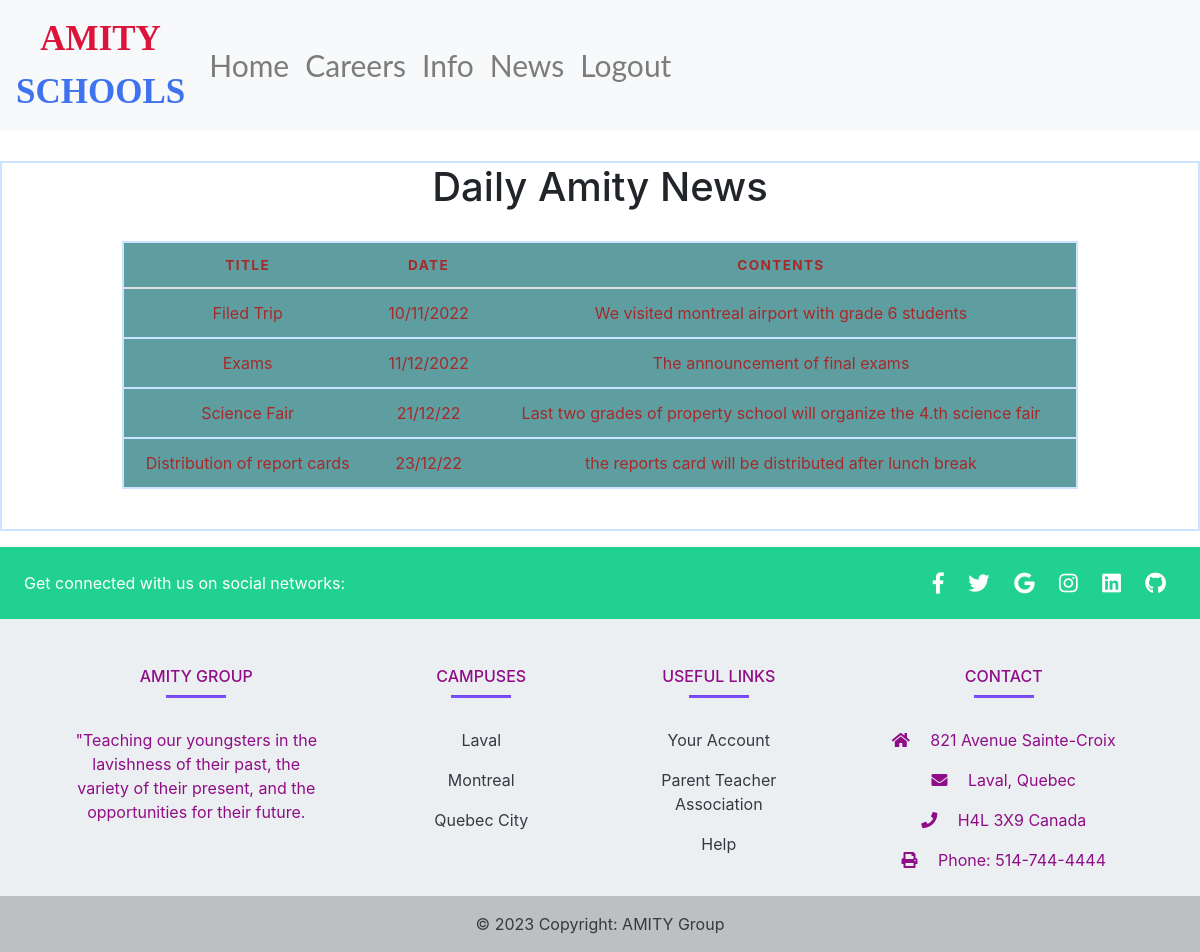
Screenshot of /news (signed in) with the database file from the repository.
### tables this page shows
CREATE TABLE news(
 title TEXT PRIMARY KEY ,
 date TEXT,
 content TEXT

);

### app.py (the view)
@app.route('/news')
@login_required
def news():
    con = sqlite3.connect("data/users.sqlite")
    con.row_factory = sqlite3.Row
    cur = con.cursor()
    cur.execute("SELECT * FROM news ")
    listNews = cur.fetchall()
    con.close()
    return render_template('news.html',
                           listnews=listNews)

### app.py (called while the page is built)
@login_manager.user_loader
def load_user(user_id):
    user = find_user(user_id)
    if user:
        user.password = None
    return user

def find_user(username):
    con = sqlite3.connect("data/users.sqlite")
    con.row_factory = sqlite3.Row
    cur = con.cursor()
    cur.execute("SELECT username, email, phone, password FROM users WHERE username = '{}';".format(username))
    user = cur.fetchone()
    con.close()
    if user:
        user = User(*user)
    return user

### templates/news.html (shortened to what this page needs)
{% extends "base.html" %}
{% block main %}
    <div class="table table-hover">
        <h1>Daily Amity  News</h1>
        <table class="table_news">
         <thead>
                <tr>
                    <th>Title</th>
                    <th>Date</th>
                    <th>Contents</th>
                </tr>
            </thead>
 {% for col in listnews %}
                   <tr>
                            <td>{{ col [0]}}</td>
                            <td>{{ col[1] }}</td>
                              <td>{{ col[2] }}</td>
                            </tr>
                        {%  endfor %}
        </table>
    </div>
{% endblock %}

### static/styles.css (style rules this page uses)
* { margin: 0; padding: 0; box-sizing: border-box; text-align: center; }
table { border-spacing: 20px; }
table { border: 2px solid rgb(204, 228, 255); border-collapse: collapse; padding: 0; margin-top: 30px; margin-left: auto; margin-right: auto; width: 80%; }
table tr { background: cadetblue; border: 2px solid rgb(204, 228, 255);; color: brown; padding: .35em; }
table th, table td { padding: .625em; text-align: center; }
table th { font-size: .85em; letter-spacing: .1em; text-transform: uppercase; }
table { margin-bottom: 40px; }
.table { border: 2px solid rgb(204, 228, 255); border-collapse: collapse; padding: 0; margin-top: 30px; margin-left: auto; margin-right: auto; margin-bottom: 40px; width: 80%; }

### rows the page displays
news: title "Filed Trip", date "10/11/2022", content "We visited montreal airport with grade 6 students"
news: title "Exams", date "11/12/2022", content "The announcement of final exams"
news: title "Science Fair", date "21/12/22", content "Last two grades of property school will organize the 4.th science fair"
news: title "Distribution of report cards", date "23/12/22", content "the reports card will be distributed after lunch break"
